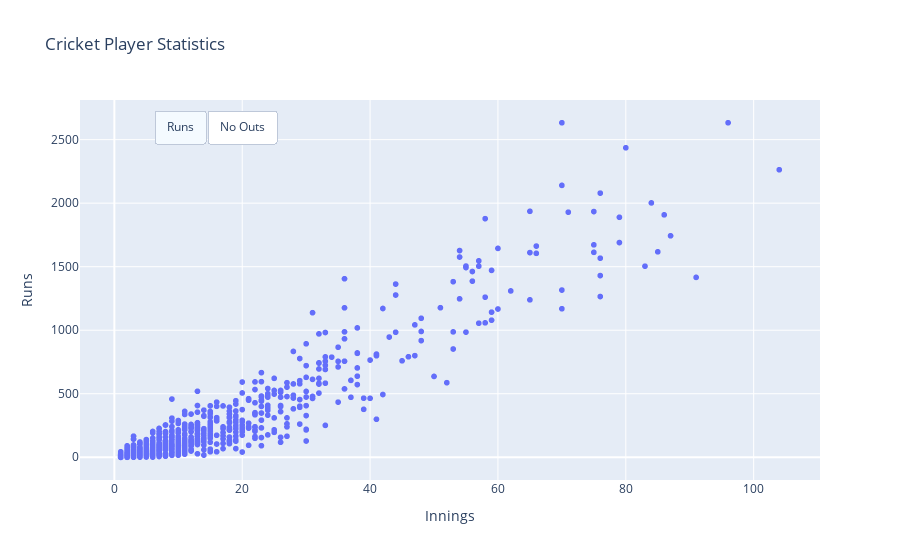

This figure's notebook cell:
### Code cell
fig1 = px.scatter(cricket,\
                  x = "Innings",\
                  y = "Runs",\
                  hover_name = "Player",\
                  # labels = {'Runs': 'Runs'},
                  hover_data = ["Average", "Country"],\
                  height = 500,\
                  title = "Cricket Player Statistics")

button1 = {'method': 'update',
          'label': 'Runs',
          'args': [
              {'y': [cricket['Runs']]},
              {'yaxis.title': 'Runs'}]
          }

button2 = {'method': 'update',
          'label': 'No Outs',
          'args': [
              {'y': [cricket['No Outs']]},
              {'yaxis.title': 'No Outs'}]
          }

fig1.update_layout(
    updatemenus=[{
        'type': 'buttons',
        'direction': "left",
        'pad': {"r": 10, "t": 10},
        'showactive': True,
        'x': 0.1,
        'xanchor': "left",
        'y': 1,
        'yanchor': "top",
        'buttons': [button1, button2]
    }]
)

fig1.show()

### Figure 1 — Plotly figure (JSON) as saved in the notebook; plotly's stock layout.template omitted (floating-point values rounded to 4 significant figures; data arrays with more than 128 entries replaced by an {"elided": "..."} marker saying what was removed)
{"data": [{"customdata": {"elided": "1110x2 mixed values"}, "hovertemplate": "<b>%{hovertext}</b><br><br>Innings=%{x}<br>Runs=%{y}<br>Average=%{customdata[0]}<br>Country=%{customdata[1]}<extra></extra>", "hovertext": {"elided": "1110 str values"}, "legendgroup": "", "marker": {"color": "#636efa", "symbol": "circle"}, "mode": "markers", "name": "", "showlegend": false, "type": "scattergl", "x": {"elided": "1110 int values"}, "xaxis": "x", "y": {"elided": "1110 int values"}, "yaxis": "y"}], "layout": {"autosize": true, "legend": {"tracegroupgap": 0}, "title": {"text": "Cricket Player Statistics"}, "updatemenus": [{"buttons": [{"args": [{"y": {"elided": "1x1110 int values"}}, {"yaxis.title": "Runs"}], "label": "Runs", "method": "update"}, {"args": [{"y": {"elided": "1x1110 int values"}}, {"yaxis.title": "No Outs"}], "label": "No Outs", "method": "update"}], "direction": "left", "pad": {"r": 10, "t": 10}, "showactive": true, "type": "buttons", "x": 0.1, "xanchor": "left", "y": 1, "yanchor": "top"}], "xaxis": {"anchor": "y", "autorange": true, "domain": [0, 1], "range": [-5.234, 110.2], "title": {"text": "Innings"}, "type": "linear"}, "yaxis": {"anchor": "x", "autorange": true, "domain": [0, 1], "range": [-185.4, 2818.0], "title": {"text": "Runs"}, "type": "linear"}}}
